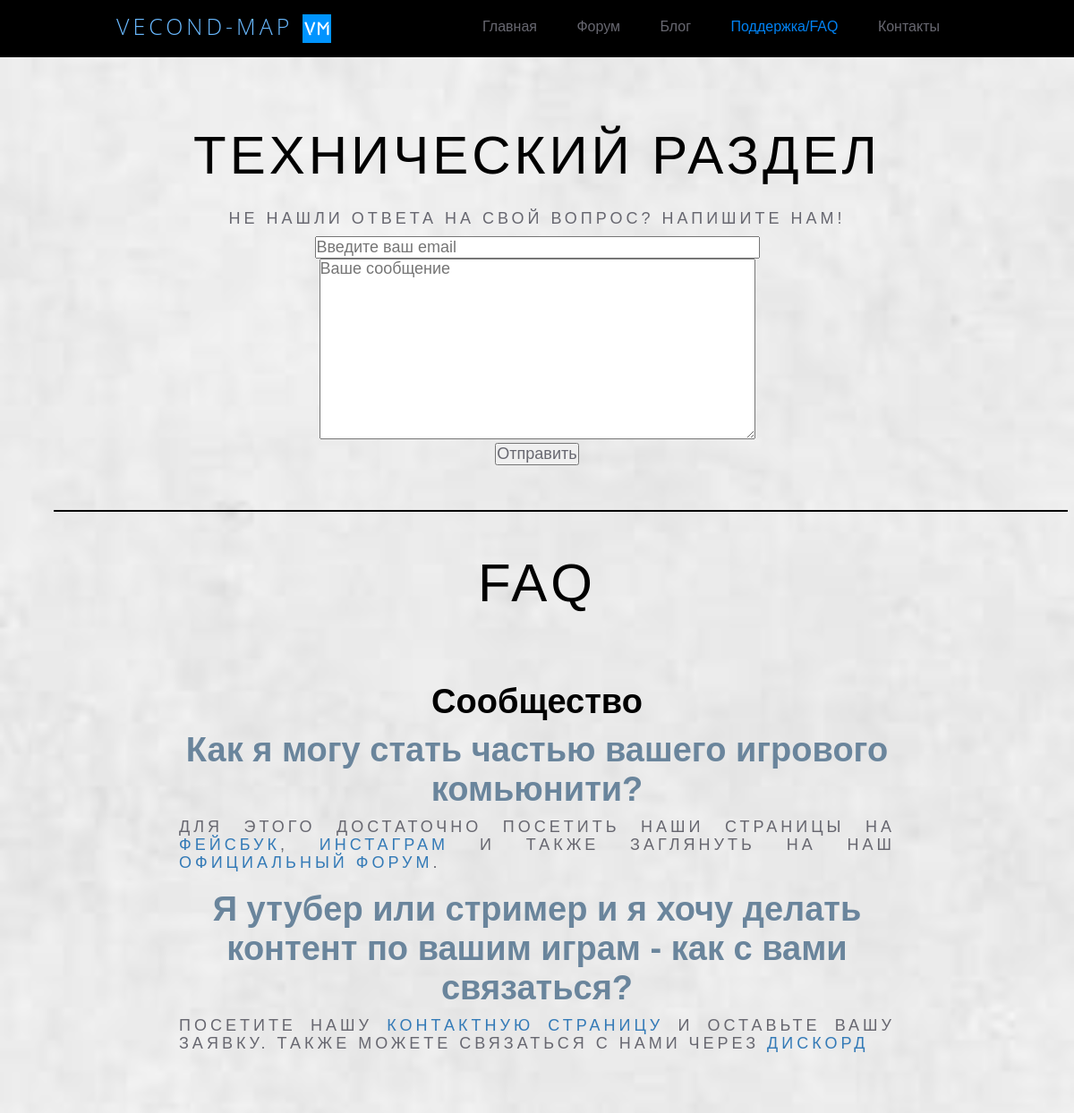
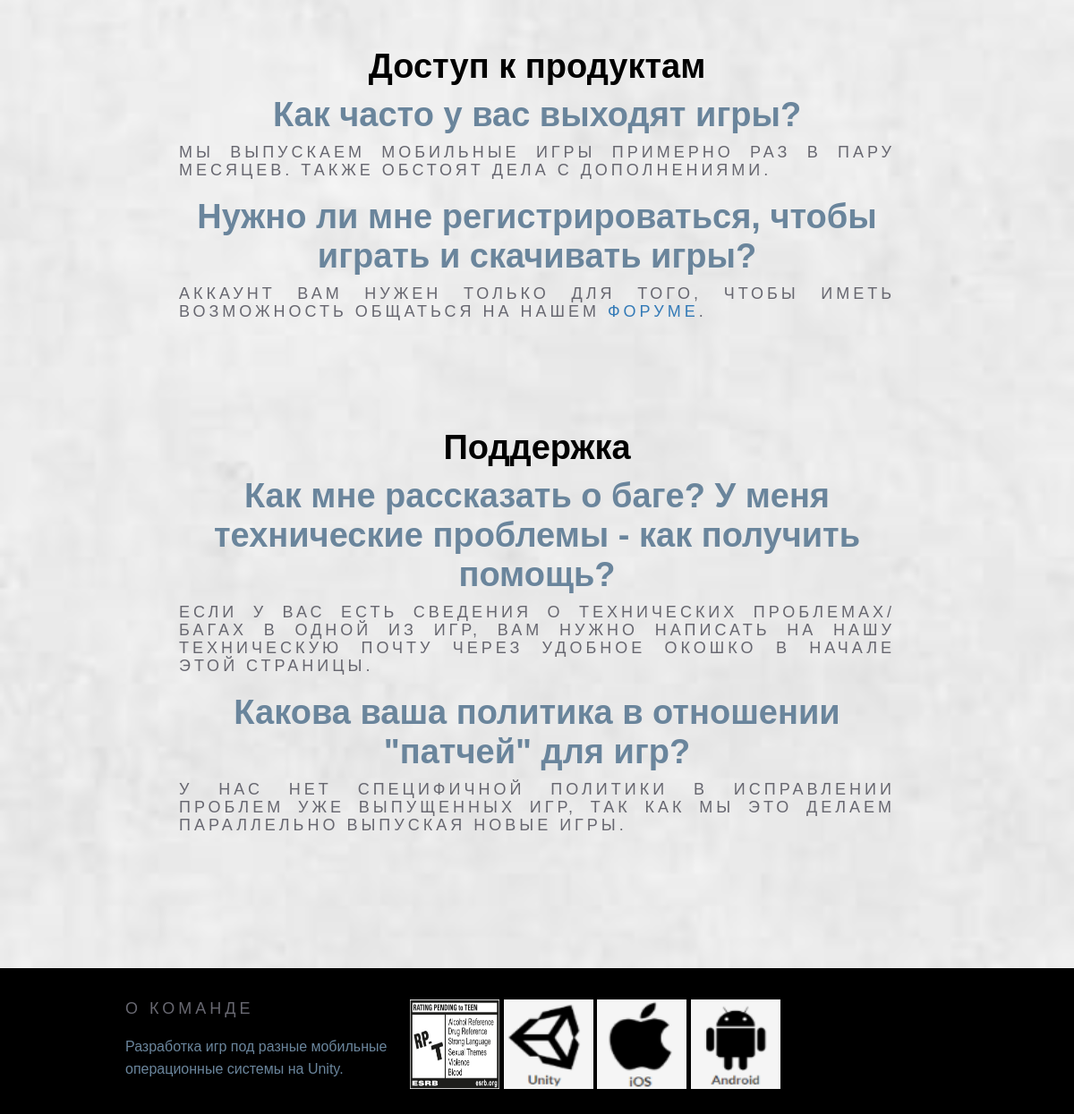
The page /Version/Help.php on the database its author committed (2 pictures, top to bottom).
### tables this page shows
CREATE TABLE `faqcommunity` (
  `question` text NOT NULL,
  `answer` text NOT NULL
);

CREATE TABLE `faqaccess` (
  `question` text NOT NULL,
  `answer` text NOT NULL
);

CREATE TABLE `faqhelp` (
  `question` text NOT NULL,
  `answer` text NOT NULL
);

### Version/database_functions.php (called while the page is built, shortened)
<?php
function selectAllFAQCOM($conn)
{
    $query = "SELECT * FROM `faqCommunity`";
    $result = mysqli_query($conn, $query);
    return $result;
}
function selectAllFAQACCESS($conn)
{
    $query = "SELECT * FROM `faqAccess`";
    $result = mysqli_query($conn, $query);
    return $result;
}
function selectAllFAQHELP($conn)
{
    $query = "SELECT * FROM `faqHelp`";
    $result = mysqli_query($conn, $query);
    return $result;
}
?>

### Version/Help.php (the view, shortened to what this page needs)
<!DOCTYPE html>
<html lang="ru">
<head>
<link href="css/bootstrap.min.css" rel="stylesheet" type="text/css">
<link href="css/main.css" rel="stylesheet" type="text/css">
<link href="css/style.css" rel="stylesheet" >
<link href="css/anim.css" rel="stylesheet" type="text/css">
</head>
<?php
$avatar="<img src='imgs/favicon.png'>";
?>
<body>
<div class="w-container">
   <a class="brand-link w-nav-brand" href="http://version">
     <h1 class="brand-text">Vecond-MAP <?php echo $avatar; ?></h1>
   </a>
  <nav class="navigation-menu w-nav-menu" role="navigation">
      <a class="navigation-link w-nav-link" href="http://version" >Главная</a>
      <a class="navigation-link w-nav-link" href="http://Forum">Форум</a>
      <a class="navigation-link w-nav-link" href="http://version/Blog.php">Блог</a>
      <a class="navigation-link w-nav-link w--current" href="http://version/Help.php">Поддержка/FAQ</a>
      <a class="navigation-link w-nav-link" href="http://version/Contacts.php">Контакты</a>
  </nav>
</div>
<div class="section" style="background:url('imgs/Background_for_games.jpg'); background-size: 100%;">
  <h1 class="hero-heading" style="color: black;">Технический раздел</h1>
<?php
include "database_functions.php";
$conn = db_connect();
$result1 = selectAllFAQCOM($conn);
$result2 = selectAllFAQACCESS($conn);
$result3 = selectAllFAQHELP($conn);
?>
<?php
if(!isset($_POST['userText']) and !isset($_POST['email'])){
 ?>
 <h5>Не нашли ответа на свой вопрос? Напишите нам!</<h5>
          <form  method="post"  class="myForm">
            <input  size="45" required  name="email" class="input" type="text" placeholder="Введите ваш email" required>
            <br>
            <textarea rows="10" cols="45" name="userText" placeholder="Ваше сообщение" required></textarea>
            <br>
            <input type="submit" class="input_form" value="Отправить">
          </form>
<?php
}
?>
  <div style="
  border: 1px solid black;
  width: 96%;margin:50px; "></div>
  <h1  class="hero-heading" style="color: black;">FAQ</h1>
  <div style="border: 0px solid #f00;padding: 50px ; width:900px;display: inline-table; ">
    <h1  style="color: black;">Сообщество</h1>
    <?php while ($query_row = mysqli_fetch_assoc($result1)) { ?>
       <h1><?php echo $query_row['question']; ?></h1>
       <h5 style="text-align: justify;"><?php echo $query_row['answer']; ?></h5>
    <?php } ?>
  </div>
  <div style="border: 0px solid #f00;padding: 50px ; width:900px;display: inline-table; ">
    <h1  style="color: black;">Доступ к продуктам</h1>
    <?php while ($query_row = mysqli_fetch_assoc($result2)) { ?>
       <h1><?php echo $query_row['question']; ?></h1>
       <h5 style="text-align: justify;"><?php echo $query_row['answer']; ?></h5>
    <?php } ?>
  </div>
  <div style="border: 0px solid #f00;padding: 50px ; width:900px;display: inline-table; ">
    <h1  style="color: black;">Поддержка</h1>
    <?php while ($query_row = mysqli_fetch_assoc($result3)) { ?>
       <h1><?php echo $query_row['question']; ?></h1>
       <h5 style="text-align: justify;"><?php echo $query_row['answer']; ?></h5>
    <?php } ?>
  </div>
</div>
<div class="footer" style="opacity: 1; transform: translateX(0px) translateY(0px) translateZ(0px); transition: opacity 1000ms ease 0s, transform 1000ms ease 0s;">
   <div class="w-container">
        <div class="spc w-col w-col-4">
         <h5>О команде</h5>
         <p>Разработка игр под разные мобильные операционные системы на Unity.</p>
        </div>
        <div class="rating col-md-6">
<img width=100 height=100 src="imgs/esrb.jpg" >
<img width=100 height=100 src="imgs/Unity.png" >
<img width=100 height=100 src="imgs/IOS.png" >
<img width=100 height=100 src="imgs/Android.png" >	</div>
</div></div>
</body></html>

### Version/css/main.css (style rules this page uses)
html { font-family:sans-serif;-ms-text-size-adjust:100%;-webkit-text-size-adjust:100% }
body { margin:0 }
article,aside,details,figcaption,figure,footer,header,hgroup,main,menu,nav,section,summary { display:block }
a { background-color:transparent }
h1 { font-size:2em;margin:.67em 0 }
img { border:0 }
button,input,optgroup,select,textarea { color:inherit;font:inherit;margin:0 }
input { line-height:normal }
textarea { overflow:auto }
* { -webkit-box-sizing:border-box;-moz-box-sizing:border-box;box-sizing:border-box }
html { height:100% }
body { margin:0;min-height:100%;background-color:#fff;font-family:Arial,sans-serif;font-size:14px;line-height:20px;color:#333 }
img { max-width:100%;vertical-align:middle;display:inline-block }
h1,h2,h3,h4,h5,h6 { font-weight:700;margin-bottom:10px }
h1 { font-size:38px;line-height:44px;margin-top:20px }
h5 { font-size:14px;line-height:20px;margin-top:10px }
p { margin-top:0;margin-bottom:10px }
.w-container { margin-left:auto;margin-right:auto;max-width:940px }
.w-container:before,.w-container:after { content:" ";display:table }
.w-container:after { clear:both }
.w-col { position:relative;float:left;width:100%;min-height:1px;padding-left:10px;padding-right:10px }
.w-col-4 { width:33.33333333% }
.w-nav-brand { position:relative;float:left;text-decoration:none;color:#333 }
.w-nav-link { position:relative;display:inline-block;vertical-align:top;text-decoration:none;color:#222;padding:20px;text-align:left;margin-left:auto;margin-right:auto }
.w-nav-link.w--current { color:#0082f3 }
.w-nav-menu { position:relative;float:right }
body { background-color:#edeff2;font-family:open sans,sans-serif;color:#6a859c;font-size:16px;line-height:20px }
h1 { margin-top:0;margin-bottom:10px;font-size:38px;line-height:44px;font-weight:700 }
h5 { margin-top:0;margin-bottom:20px;color:#676770;font-size:18px;line-height:20px;font-weight:300;letter-spacing:4px;text-transform:uppercase }
p { margin-top:10px;margin-bottom:10px;font-size:16px;line-height:25px;font-weight:300 }
.navigation-link { -webkit-transition:all 300ms ease-in-out;transition:all 300ms ease-in-out;color:#676770 }
.brand-text { margin-top:0;margin-bottom:0;font-family:open sans,sans-serif;color:#69b9ff;font-size:25px;line-height:25px;font-weight:300;letter-spacing:4px;text-transform:uppercase }
.brand-link { padding-top:16px;padding-bottom:16px }
.section { position:relative;padding:80px 10px;background-color:#fff;text-align:center }
.hero-heading { margin-bottom:30px;color:#fff;font-size:60px;line-height:60px;font-weight:300;letter-spacing:4px;text-transform:uppercase }
.footer { padding-top:35px;padding-bottom:35px }

### Version/css/style.css (style rules this page uses)
body { font-family: 'Ubuntu', sans-serif; font-weight: 300; background : rgb(0, 0, 0); }
* { margin:0; padding:0; }

### rows shown on the page
faqcommunity: question "Как я могу стать частью вашего игрового комьюнити?", answer "ДЛЯ ЭТОГО ДОСТАТОЧНО ПОСЕТИТЬ НАШИ СТРАНИЦЫ НА ФЕЙСБУК , ИНСТАГРАМ И ТАКЖЕ ЗАГЛЯНУТЬ НА НАШ ОФИЦИАЛЬНЫЙ ФОРУМ ."
faqcommunity: question "Я утубер или стример и я хочу делать контент по вашим играм - как с вами связаться?", answer "ПОСЕТИТЕ НАШУ КОНТАКТНУЮ СТРАНИЦУ И ОСТАВЬТЕ ВАШУ ЗАЯВКУ. ТАКЖЕ МОЖЕТЕ СВЯЗАТЬСЯ С НАМИ ЧЕРЕЗ ДИСКОРД"
faqaccess: question "Как часто у вас выходят игры?", answer "МЫ ВЫПУСКАЕМ МОБИЛЬНЫЕ ИГРЫ ПРИМЕРНО РАЗ В ПАРУ МЕСЯЦЕВ. ТАКЖЕ ОБСТОЯТ ДЕЛА С ДОПОЛНЕНИЯМИ."
faqaccess: question "Нужно ли мне регистрироваться, чтобы играть и скачивать игры?", answer "АККАУНТ ВАМ НУЖЕН ТОЛЬКО ДЛЯ ТОГО, ЧТОБЫ ИМЕТЬ ВОЗМОЖНОСТЬ ОБЩАТЬСЯ НА НАШЕМ ФОРУМЕ ."
faqhelp: question "Как мне рассказать о баге? У меня технические проблемы - как получить помощь?", answer "ЕСЛИ У ВАС ЕСТЬ СВЕДЕНИЯ О ТЕХНИЧЕСКИХ ПРОБЛЕМАХ/БАГАХ В ОДНОЙ ИЗ ИГР, ВАМ НУЖНО НАПИСАТЬ НА НАШУ ТЕХНИЧЕСКУЮ ПОЧТУ ЧЕРЕЗ УДОБНОЕ ОКОШКО В НАЧАЛЕ ЭТОЙ СТРАНИЦЫ."
faqhelp: question "Какова ваша политика в отношении \"патчей\" для игр?", answer "У НАС НЕТ СПЕЦИФИЧНОЙ ПОЛИТИКИ В ИСПРАВЛЕНИИ ПРОБЛЕМ УЖЕ ВЫПУЩЕННЫХ ИГР, ТАК КАК МЫ ЭТО ДЕЛАЕМ ПАРАЛЛЕЛЬНО ВЫПУСКАЯ НОВЫЕ ИГРЫ."
